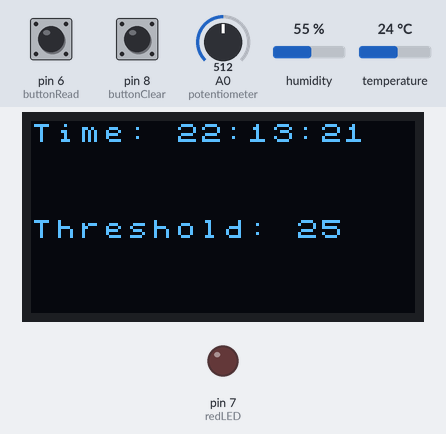
This sketch was run on a simulated Arduino Uno, built with avr-gcc and run on an emulated ATmega328P. Parts: 128×64 one-colour display, output pins drawn as LEDs (lit = HIGH). The test bench sets the inputs (shaded band); at power-on: temperature 24 °C, A0 (potentiometer) = 512, pin 6 (buttonRead) HIGH, humidity 55 %, pin 8 (buttonClear) HIGH. The local clock reads 2024-03-15 10:24:30 at power-on unless the sketch sets it; EEPROM starts erased; what the sketch prints to the serial monitor is not drawn.

Above: at 2.2 s.
2.3 s: temperature set to 25.9 °C
At 8.4 s:
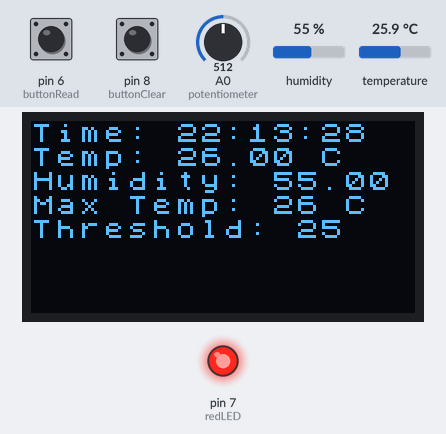
8.5 s: A0 (potentiometer) set to 603
10.7 s: A0 (potentiometer) set to 628
At 16.2 s:
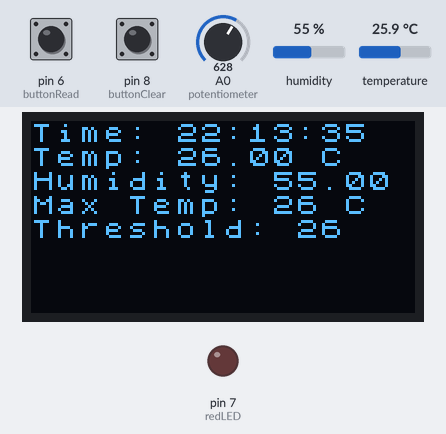
16.8 s: pin 6 (buttonRead) pulled LOW for 1.45 s
At 26.8 s:
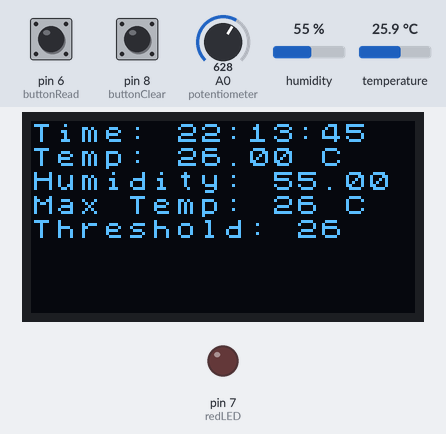
27.4 s: humidity set to 22 %
At 29.1 s:
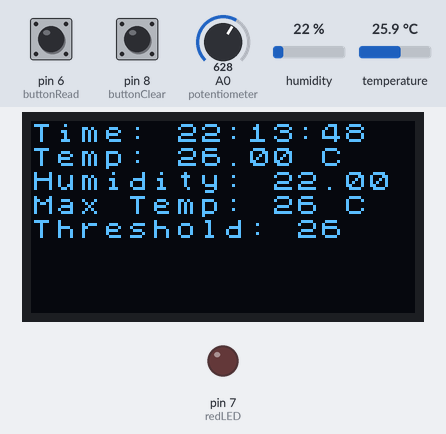
29.8 s: pin 6 (buttonRead) pulled LOW for 1.45 s
At 41.8 s:
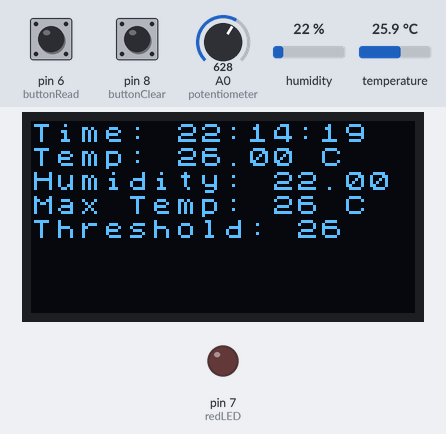
Timing chart, 0 to 42.1 s (numbered marks = the images above; inputs shaded):
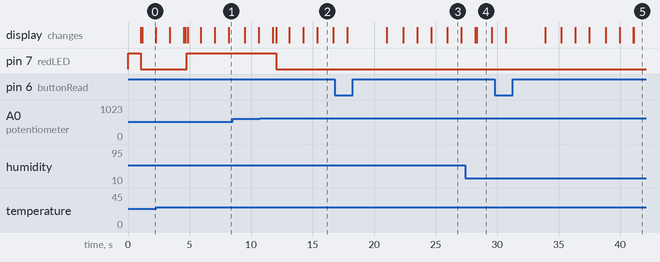

Measured:
- the behaviour switches between 25.4 and 25.5 °C on temperature (found by bisection; images 0 and 1)
- the behaviour switches between 613 and 614 on A0 (potentiometer) (found by bisection; images 1 and 2)
- after the input at 2.3 s, pin 7 (redLED): LOW → HIGH after 2.5 s
- after the input at 10.7 s, pin 7 (redLED): HIGH → LOW after 1.3 s
- what the display in image 0 shows lasts 1.0 s, from 1.2 s to 2.2 s

The sketch:

project_code.ino
```cpp
// Include all required libraries
#include <Wire.h>
#include <DS3231.h>
#include <dht_nonblocking.h>
#define DHT_SENSOR_TYPE DHT_TYPE_11
#include <Arduino.h>
#include <U8x8lib.h>
#ifdef U8X8_HAVE_HW_SPI
#include <SPI.h>
#endif
#include <EEPROM.h>

// Component and pin declarations
DS3231 clock;
RTCDateTime dt;
static const int DHT_SENSOR_PIN = 2;
DHT_nonblocking dht_sensor(DHT_SENSOR_PIN, DHT_SENSOR_TYPE);
float temperature;
float humidity;
int redLED = 7;
int potentiometer = A0;
U8X8_SH1106_128X64_NONAME_HW_I2C u8x8(/* reset=*/ U8X8_PIN_NONE);
int maxTemp = 0;
int eepromAddress = sizeof(int);
int result;
int buttonClear = 8;
int buttonRead = 6;

// Function that measures temperature and humidity every 3 seconds
static bool measure_environment(float *temperature, float *humidity)
{
    static unsigned long measurement_timestamp = millis();

    /* Measure once every three seconds */
    if (millis() - measurement_timestamp > 3000ul)
    {
        if (dht_sensor.measure(temperature, humidity) == true)
        {
            measurement_timestamp = millis();
            return true;
        }
    }

    return false;
}

// Setup function runs once when the program starts
void setup()
{
    Serial.begin(9600);
    // Initialize RTC module
    clock.begin();
    // Set time and date based on compile time
    clock.setDateTime(__DATE__, __TIME__);
    // Define pins as input or output
    pinMode(redLED, OUTPUT);
    pinMode(potentiometer, INPUT);
    // Initialize OLED display
    u8x8.begin();
    u8x8.setPowerSave(0);
    // Test LED
    digitalWrite(redLED, HIGH);
    delay(1000);
    digitalWrite(redLED, LOW);
    // Define buttons
    pinMode(buttonClear, INPUT_PULLUP);
    pinMode(buttonRead, INPUT_PULLUP);
}

void loop()
{
    // Set font for OLED display
    u8x8.setFont(u8x8_font_chroma48medium8_r);
    // Read current time
    dt = clock.getDateTime();

    // Display time on OLED
    u8x8.setCursor(0, 0);
    u8x8.print("Time: ");
    u8x8.print(dt.hour);
    u8x8.print(":");
    u8x8.print(dt.minute);
    u8x8.print(":");
    u8x8.print(dt.second);

    // Measure temperature and humidity
    if (measure_environment(&temperature, &humidity))
    {
        // Display temperature and humidity on OLED
        u8x8.setCursor(0, 1);
        u8x8.print("Temp: ");
        u8x8.print(temperature);
        u8x8.print(" C");
        u8x8.setCursor(0, 2);
        u8x8.print("Humidity: ");
        u8x8.print(humidity);
        u8x8.print(" %");

        // Save temperature to EEPROM
        EEPROM.put(eepromAddress, temperature);
        eepromAddress += sizeof(int);

        // Save humidity to EEPROM
        EEPROM.put(eepromAddress, humidity);
        eepromAddress += sizeof(int);

        // Save hour to EEPROM
        EEPROM.put(eepromAddress, dt.hour);
        eepromAddress += sizeof(int);

        // Save minute to EEPROM
        EEPROM.put(eepromAddress, dt.minute);
        eepromAddress += sizeof(int);
    }

    // Read potentiometer
    int potValue = analogRead(potentiometer);
    // Map potentiometer value to range 20-30
    int thresholdTemp = map(potValue, 0, 1023, 20, 30);
    // Display threshold on OLED
    u8x8.setCursor(0, 4);
    u8x8.print("Threshold: ");
    u8x8.print(thresholdTemp);

    // Control red LED if temperature exceeds threshold
    if (temperature > thresholdTemp)
    {
        digitalWrite(redLED, HIGH);
    }
    else
    {
        digitalWrite(redLED, LOW);
    }

    // Display max temperature on OLED
    if (temperature > maxTemp)
    {
        u8x8.setCursor(0, 3);
        u8x8.print("Max Temp: ");
        maxTemp = temperature;
        u8x8.print(maxTemp);
        u8x8.print(" C");
    }

    // Clear EEPROM when buttonClear is pressed
    if (digitalRead(buttonClear) == LOW)
    {
        eepromAddress = 0;
        result = 0;
    }

    // Read EEPROM when buttonRead is pressed
    if (digitalRead(buttonRead) == LOW)
    {
        for (int i = sizeof(int); i < EEPROM.length(); i += sizeof(int))
        {
            EEPROM.get(i, result);
            Serial.println(result);
            result = 0;
        }
    }

    // Wait 1 second before next loop
    delay(1000);
}
```
